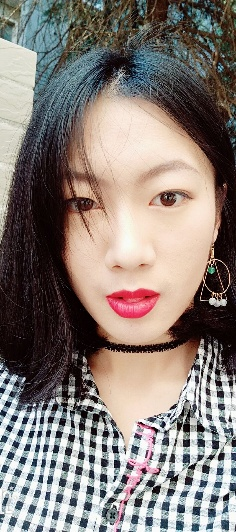
#> input picture opencv/testread.png, 236 x 532 px
$ python ImgIO.py
#> lines starting #> are read from the running program, lines starting #| are printed output that depends on the picture
import cv2

# 加载图像并转换为灰度图像（即会丢失所有的颜色信息）
grayImg = cv2.imread('testread.png', cv2.IMREAD_GRAYSCALE)  # 第二项为可选参数，还有其它的
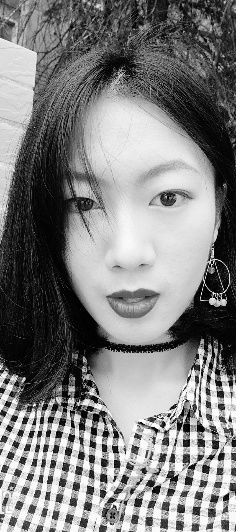
#> grayImg: shape (532, 236); min 0, max 255, mean 127.8
# 保存图像为JPEG格式
cv2.imwrite('testwirte.jpg', grayImg)

print(grayImg.item(0, 0))
#| 68
print(grayImg[0, 0])
#| 68
